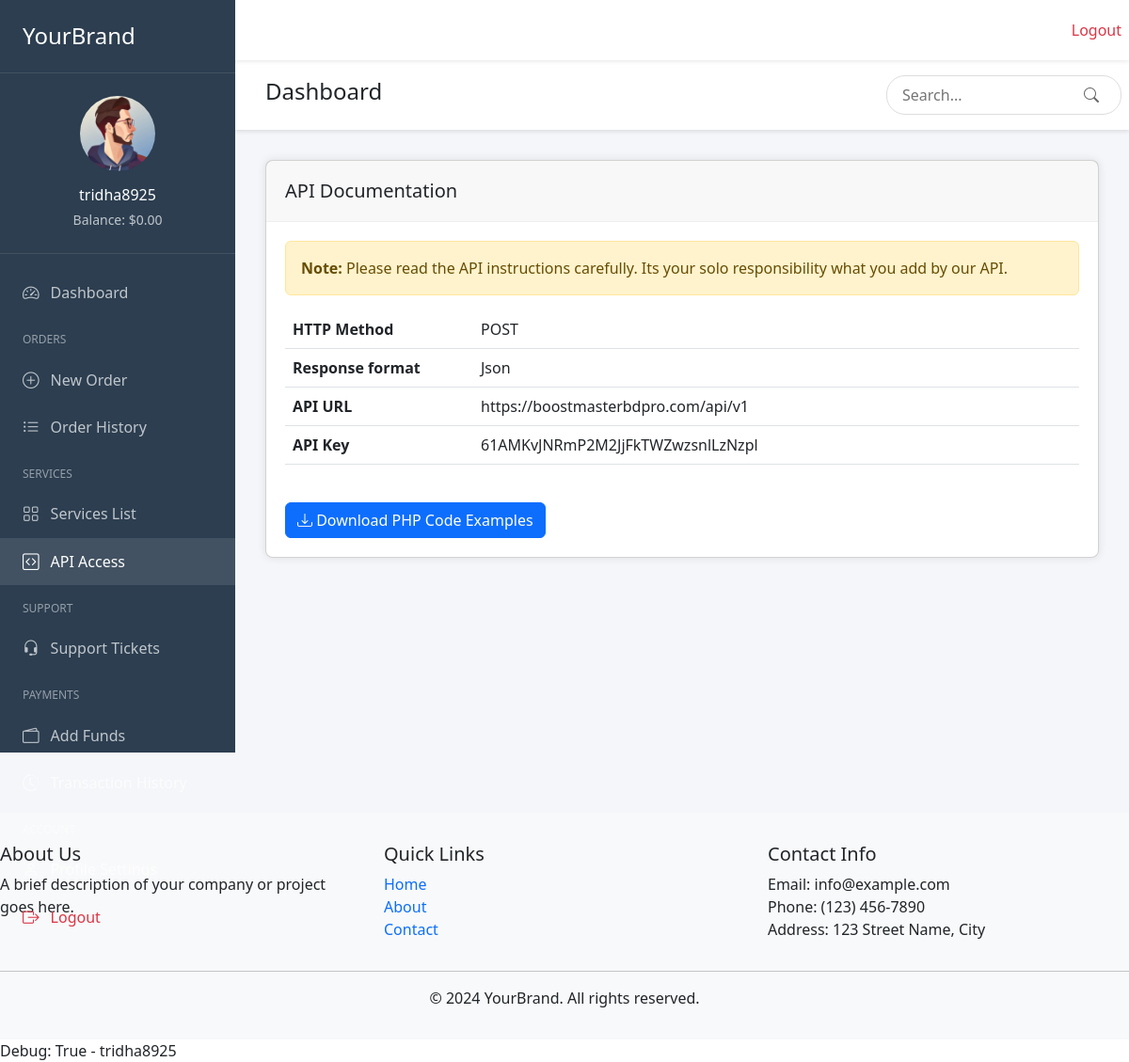
Screenshot of /dashboard/api-docs/ (signed in) with the database file from the repository.
### authentication/models.py (models this page shows, shortened)
class User(AbstractUser):
    phone_number = models.CharField(max_length=15, blank=True, null=True)
    profile_picture = models.ImageField(upload_to='profile_pictures/', null=True, blank=True)
    balance = models.DecimalField(max_digits=10, decimal_places=2, default=0.00)
    timezone = models.CharField(max_length=50, null=True, blank=True)
    phone = models.CharField(max_length=20, null=True, blank=True)
    address = models.TextField(null=True, blank=True)
    city = models.CharField(max_length=100, null=True, blank=True)
    website = models.URLField(null=True, blank=True)
    skype = models.CharField(max_length=50, null=True, blank=True)
    whatsapp = models.CharField(max_length=20, null=True, blank=True)
    api_key = models.CharField(max_length=64, null=True, blank=True)

### user_dashboard/views.py (the view)
# urls.py: path('api-docs/', views.api_documentation, name='api_documentation'),
@login_required
def api_documentation(request):
    api_data = {
        'api_key': '61AMKvJNRmP2M2JjFkTWZwzsnlLzNzpl',
        'api_url': 'https://boostmasterbdpro.com/api/v1',
        'endpoints': []
    }
    context = {
        'active_tab': 'api',
        'api_data': api_data
    }
    return render(request, 'user_dashboard/api_documentation.html', context)

### templates/user_dashboard/api_documentation.html
{% extends 'user_dashboard/base_dashboard.html' %}
{% block dashboard_content %}
<div class="card">
    <div class="card-header">
        <h5 class="mb-0">API Documentation</h5>
    </div>
    <div class="card-body">
        <div class="alert alert-warning">
            <strong>Note:</strong> Please read the API instructions carefully. Its your solo responsibility what you add by our API.
        </div>
        <div class="table-responsive mb-4">
            <table class="table">
                <tbody>
                    <tr>
                        <th style="width: 200px;">HTTP Method</th>
                        <td>POST</td>
                    </tr>
                    <tr>
                        <th>Response format</th>
                        <td>Json</td>
                    </tr>
                    <tr>
                        <th>API URL</th>
                        <td>{{ api_data.api_url }}</td>
                    </tr>
                    <tr>
                        <th>API Key</th>
                        <td>{{ api_data.api_key }}</td>
                    </tr>
                </tbody>
            </table>
        </div>
        <div class="d-grid gap-2 d-md-flex justify-content-md-start">
            <button class="btn btn-primary">
                <i class="bi bi-download"></i> Download PHP Code Examples
            </button>
        </div>
    </div>
</div>
{% endblock %}

### templates/user_dashboard/base_dashboard.html (shortened to what this page needs)
{% extends 'base.html' %}
{% load static %}
{% block content %}
<div class="dashboard-wrapper">
    <nav class="sidebar">
        <div class="brand-header">
            <h4 class="text-white mb-0">YourBrand</h4>
        </div>
        <div class="user-profile">
            {% if user.profile_picture and user.profile_picture.url %}
                <img src="{{ user.profile_picture.url }}" class="profile-img" alt="{{ user.username }}">
            {% else %}
                <img src="{% static 'images/default-avatar.png' %}" class="profile-img" alt="{{ user.username }}">
            {% endif %}
            <h6 class="username">{{ user.username }}</h6>
            <small class="balance">Balance: ${{ user.balance|default:"0.00" }}</small>
        </div>
        <div class="nav-menu">
            <a href="{% url 'user_dashboard' %}" class="nav-link {% if active_tab == 'dashboard' %}active{% endif %}">
                <i class="bi bi-speedometer2"></i>
                <span>Dashboard</span>
            </a>
            <div class="nav-section">ORDERS</div>
            <a href="{% url 'new_order' %}" class="nav-link {% if active_tab == 'new_order' %}active{% endif %}">
                <i class="bi bi-plus-circle"></i>
                <span>New Order</span>
            </a>
            <a href="{% url 'order_log' %}" class="nav-link {% if active_tab == 'order_history' %}active{% endif %}">
                <i class="bi bi-list-ul"></i>
                <span>Order History</span>
            </a>
            <div class="nav-section">SERVICES</div>
            <a href="{% url 'services' %}" class="nav-link {% if active_tab == 'services' %}active{% endif %}">
                <i class="bi bi-grid"></i>
                <span>Services List</span>
            </a>
            <a href="{% url 'api_documentation' %}" class="nav-link {% if active_tab == 'api' %}active{% endif %}">
                <i class="bi bi-code-square"></i>
                <span>API Access</span>
            </a>
            <div class="nav-section">SUPPORT</div>
            <a href="{% url 'ticket_list' %}" class="nav-link {% if active_tab == 'support' %}active{% endif %}">
                <i class="bi bi-headset"></i>
                <span>Support Tickets</span>
            </a>
            <div class="nav-section">PAYMENTS</div>
            <a href="{% url 'add_funds' %}" class="nav-link {% if active_tab == 'add_funds' %}active{% endif %}">
                <i class="bi bi-wallet2"></i>
                <span>Add Funds</span>
            </a>
            <a href="{% url 'transaction_logs' %}" class="nav-link {% if active_tab == 'transactions' %}active{% endif %}">
                <i class="bi bi-clock-history"></i>
                <span>Transaction History</span>
            </a>
            <div class="nav-section">ACCOUNT</div>
            <a href="{% url 'user_profile' %}" class="nav-link {% if active_tab == 'profile' %}active{% endif %}">
                <i class="bi bi-person"></i>
                <span>Profile Settings</span>
            </a>
            <a href="{% url 'logout' %}" class="nav-link text-danger">
                <i class="bi bi-box-arrow-right"></i>
                <span>Logout</span>
            </a>
        </div>
    </nav>
    <main class="main">
        <div class="topbar">
            <div class="page-header">
                <h4>Dashboard</h4>
            </div>
            <div class="topbar-right">
                <div class="search-box">
                    <input type="search" placeholder="Search..." class="search-input">
                    <button class="search-btn"><i class="bi bi-search"></i></button>
                </div>
            </div>
        </div>
        <div class="content">
            {% block dashboard_content %}{% endblock %}
        </div>
    </main>
</div>
<link rel="stylesheet" href="https://cdn.jsdelivr.net/npm/bootstrap-icons@1.7.2/font/bootstrap-icons.css">
{% endblock %}

### templates/base.html (shortened to what this page needs)
<!DOCTYPE html>
<html lang="en">
  <head>
    <link
      href="https://cdn.jsdelivr.net/npm/bootstrap@5.3.0/dist/css/bootstrap.min.css"
      rel="stylesheet"
    />
  </head>
  <body>
    <nav class="navbar navbar-expand-lg navbar-light bg-white shadow-sm">
      <div class="container">
        <a class="navbar-brand text-primary" href="{% url 'home' %}">
        </a>
        <div class="collapse navbar-collapse" id="navbarNav">
          <ul class="navbar-nav me-auto">
            <li class="nav-item">
              <a class="nav-link" href="{% url 'home' %}">Home</a>
            </li>
            <li class="nav-item">
              <a class="nav-link" href="{% url 'about' %}">About</a>
            </li>
            <li class="nav-item">
              <a class="nav-link" href="{% url 'contact' %}">Contact</a>
            </li>
          </ul>
          <ul class="navbar-nav">
            {% if user.is_authenticated %}
            <li class="nav-item">
              <a class="nav-link" href="{% url 'user_dashboard' %}"
                >Dashboard</a
              >
            </li>
            <li class="nav-item">
              <a class="nav-link text-danger" href="{% url 'logout' %}"
                >Logout</a
              >
            </li>
            {% endif %}
          </ul>
        </div>
      </div>
    </nav>
    <div class="main-content">
       {% block content %}{% endblock %}
    </div>
    <footer class="footer">
      <div class="container">
        <div class="row">
          <div class="col-md-4">
            <h5>About Us</h5>
            <p>A brief description of your company or project goes here.</p>
          </div>
          <div class="col-md-4">
            <h5>Quick Links</h5>
            <ul class="list-unstyled">
              <li>
                <a href="{% url 'home' %}" class="text-decoration-none">Home</a>
              </li>
              <li>
                <a href="{% url 'about' %}" class="text-decoration-none"
                  >About</a
                >
              </li>
              <li>
                <a href="{% url 'contact' %}" class="text-decoration-none"
                  >Contact</a
                >
              </li>
            </ul>
          </div>
          <div class="col-md-4">
            <h5>Contact Info</h5>
            <ul class="list-unstyled">
              <li>Email: info@example.com</li>
              <li>Phone: (123) 456-7890</li>
              <li>Address: 123 Street Name, City</li>
            </ul>
          </div>
        </div>
        <hr />
        <div class="text-center">
          <p class="mb-0">&copy; 2024 YourBrand. All rights reserved.</p>
        </div>
      </div>
    </footer>
    <div class="container">
      Debug: {{ user.is_authenticated }} - {{ user.username }}
    </div>
  </body>
</html>

### templates/base.html (style rules this page uses)
body { display: flex; flex-direction: column; min-height: 100vh; overflow-x: hidden; }
.main-content { flex: 1; }
.navbar-brand { font-size: 1.5rem; font-weight: bold; }
.footer { background-color: #f8f9fa; padding: 2rem 0; margin-top: auto; }
.container { max-width: 100% !important; padding: 0 !important; margin: 0 !important; }

### templates/user_dashboard/base_dashboard.html (style rules this page uses)
* { margin: 0; padding: 0; box-sizing: border-box; }
.dashboard-wrapper { display: flex; min-height: 100vh; background: #f4f6f9; }
.sidebar { width: 250px; background: #2c3e50; height: 100vh; position: fixed; left: 0; top: 0; color: #fff; }
.brand-header { padding: 1.5rem; border-bottom: 1px solid rgba(255,255,255,0.1); }
.user-profile { padding: 1.5rem; text-align: center; border-bottom: 1px solid rgba(255,255,255,0.1); }
.profile-img { width: 80px; height: 80px; border-radius: 50%; margin-bottom: 1rem; }
.username { margin-bottom: 0.25rem; color: #fff; }
.balance { color: rgba(255,255,255,0.7); }
.nav-menu { padding: 1rem 0; }
.nav-section { padding: 1rem 1.5rem 0.5rem; font-size: 0.75rem; color: rgba(255,255,255,0.5); text-transform: uppercase; }
.nav-link { display: flex; align-items: center; padding: 0.75rem 1.5rem; color: rgba(255,255,255,0.7); text-decoration: none; transition: all 0.3s; }
.nav-link:hover, .nav-link.active { background: rgba(255,255,255,0.1); color: #fff; }
.nav-link i { margin-right: 0.75rem; font-size: 1.1rem; }
.main { flex: 1; margin-left: 250px; width: calc(100% - 250px); }
.topbar { background: #fff; padding: 1rem 2rem; display: flex; justify-content: space-between; align-items: center; box-shadow: 0 2px 4px rgba(0,0,0,0.1); }
.search-box { display: flex; align-items: center; }
.search-input { padding: 0.5rem 1rem; border: 1px solid #ddd; border-radius: 20px; outline: none; width: 250px; }
.search-btn { background: none; border: none; margin-left: -40px; color: #666; cursor: pointer; }
.content { padding: 2rem; }
.card { background: #fff; border-radius: 8px; box-shadow: 0 0 10px rgba(0,0,0,0.1); margin-bottom: 1.5rem; }
.card-header { padding: 1.25rem; border-bottom: 1px solid #eee; }
.card-body { padding: 1.25rem; }

### rows the page displays
User: username "tridha8925", balance "0.00", is_authenticated "True"

### other values shown
{{ api_data.api_url }} "https://boostmasterbdpro.com/api/v1"
{{ api_data.api_key }} "61AMKvJNRmP2M2JjFkTWZwzsnlLzNzpl"
